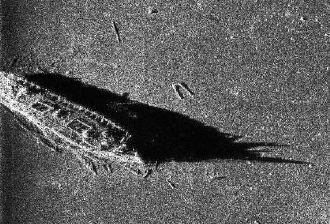
%> input picture TEST34/sonar_original.jpg, 330 x 224 px
$ octave Overall_Without_Circle.m   (GNU Octave 9; MATLAB toolbox functions it lacks are replaced by stand-ins)
%> lines starting %> are read from the running program, lines starting %| are printed output that depends on the picture; in (x1, y1, x2, y2) boxes, pixels count from 0 and x2, y2 are one past the last pixel; in counts of white or black regions, pixels touching at a corner belong together; the program's own positions count from 1
clc
clear all
tic

%%
%Read the Sonar Original Image
Original_Image = imread('sonar_original.jpg'); %Your Local Location of Sonar Image
%> Original_Image is the input picture: size 224x330x3 uint8; min 0, max 255, mean 93.1

%%
%Gray Image ---- From 3 Channels to 1 Channel
Img_gray = rgb2gray(Original_Image);
[m, n] = size(Img_gray);
%> m = 224; n = 330
figure(1)
imshow(Img_gray)
axis normal;
set(gca,'position',[0 0 1 1]);
print('Img_gray', '-dpng',  '-r600')

%%
%Denoise: DCT (Discrete Cosine Transform)
%medfilt2, Lee, Kuan, Frost, wavelets
Img_Denoise = dct2(Img_gray);  %Discrete Cosine Transform : Noise --> High Frequency --> Low Amplitude
I = zeros(m, n);
I(1:m/3, 1:n/3) = 1; %Keep Low Frequency Denoise High Frequency
%> I: size 224x330 double; values 0 (black) and 1 (white), 11% white; 1 white region, box (x1, y1, x2, y2) and area: (0, 0, 110, 74) 8140
Ydct = Img_Denoise .* I;  %Denoise
Img_Denoise = uint8(idct2(Ydct)); %Inverse Discrete Cosine Transform
%> Img_Denoise: size 224x330 uint8
figure(2)
imshow(Img_Denoise)
axis normal;
set(gca,'position',[0 0 1 1]);
print('Img_Denoise', '-dpng',  '-r600')

%%
%Edge Detection: Roberts Operator
%Operators: roberts, sobel, log, canny, prewitt
[Img_Edge, threshOut] = edge(Img_Denoise, 'roberts');  %G[i,j] = |f[i , j] - f[ i+1, j+1]| + |f[i+1, j] - f[i, j+1]|
%> Img_Edge: size 224x330 logical; 2.3% white in thin lines or dots
%> threshOut = 0.0883
figure(3)
imshow(Img_Edge)
axis normal;
set(gca,'position',[0 0 1 1]);
print('Img_Edge', '-dpng',  '-r600')

%%
%Removing Shadow Boundaries
Extend_four = ones(m, n+16);
Extend_four_2 = ones(m, n+16);
for i = 1:m
    for j = 1:7
        Extend_four(i, j) = 150;
        Extend_four_2(i,j) = 150;
    end
end
%> Extend_four: size 224x346 double; values 1 (black) and 150 (white), 2% white; 1 white region, box (x1, y1, x2, y2) and area: (0, 0, 7, 224) 1568
for i = 1:m
    for j = n+8:n+16
        Extend_four(i, j) = 150;
        Extend_four_2(i, j) = 150;
    end
end
%> Extend_four: size 224x346 double; values 1 (black) and 150 (white), 4.6% white; 2 white regions, box (x1, y1, x2, y2) and area: (337, 0, 346, 224) 2016, (0, 0, 7, 224) 1568
for i = 1:m
    for j = 1:n
        Extend_four(i, j+7) = Img_Denoise(i, j);
        Extend_four_2(i, j+7) = Img_Edge(i, j);
    end
end
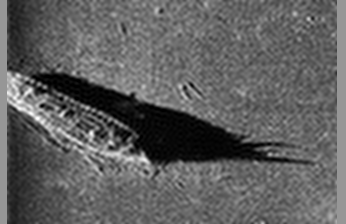
%> Extend_four: size 224x346 double; min 0, max 255, mean 95.7
jiegou = Extend_four_2;
jie2gou = Extend_four_2;
for i = 1:m
    for j = 8:n+8
        if Extend_four_2(i, j) == 1
         jiegou(i,j)=floor((Extend_four(i,j-7)+Extend_four(i,j-6)+Extend_four(i,j-5)+...
             Extend_four(i,j-4)+Extend_four(i,j-3)+Extend_four(i,j-2)+Extend_four(i,j-1))/9);
         jie2gou(i,j)=floor((Extend_four(i,j+7)+Extend_four(i,j+6)+Extend_four(i,j+5)+...
             Extend_four(i,j+4)+Extend_four(i,j+3)+Extend_four(i,j+2)+Extend_four(i,j+1))/7);
        end
    end
end
%> jie2gou: size 224x346 double; min 0, max 230, mean 9.2
%> jiegou: size 224x346 double; min 0, max 172, mean 8.7
jiegou = uint8(jiegou);
%> jiegou: size 224x346 uint8
jie2gou = uint8(jie2gou);
%> jie2gou: size 224x346 uint8
jiegou1 = jiegou;
for i = 1:m
    for j = 1:n+8
        if jiegou(i, j) <= 80 && jie2gou(i, j) > 50 && jie2gou(i, j) < 150
            jiegou1(i, j) = 0;
        end
    end
end
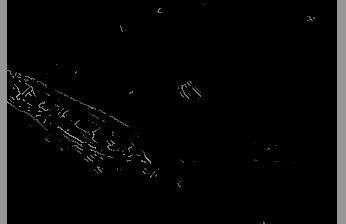
%> jiegou1: size 224x346 uint8; min 0, max 172, mean 8.3

Removing_Shadow_Boundaries = jiegou1(: ,8:n+7);
t = graythresh(Removing_Shadow_Boundaries);
%> t = 0.202
Removing_Shadow_Boundaries = im2bw(Removing_Shadow_Boundaries, t);
%> Removing_Shadow_Boundaries: size 224x330 logical; 1.4% white in thin lines or dots
figure(4)
imshow(Removing_Shadow_Boundaries)
axis normal;
set(gca,'position',[0 0 1 1]);
print('Removing_Shadow_Boundaries', '-dpng',  '-r600')

%%
% Localization Ship
% Find Line Location
[m, n]=size(Removing_Shadow_Boundaries);
A_line = [];

% Statistc the Number of White Pixels for m-line and Save to A[]
for i = 1:m
    for j = 1:n
        num_white = sum(Removing_Shadow_Boundaries(i, :));
        A_line(i) = num_white;
    end
end
%> after the loop, A_line = 224 values, max 21 at index 96, min 0 at index 1, mean 4.5

% Calculate the Possibility of the White Pixels Occupancy in Each Line Using A_line = A_line./sum(A_line);
A_line = A_line./sum(A_line);
%> A_line = 224 values, max 0.0208 at index 96, min 0 at index 1, mean 0.00446
x_axis_line = 1:1:m;
%> x_axis_line = 224 values from 1 to 224
y_axis_line = A_line;
%> y_axis_line has the same summary as A_line

% medfilt1 the Histogram
B = medfilt1(A_line,10);
%> B = 224 values, max 0.0129 at index 146, min 0 at index 1, mean 0.00424
B = medfilt1(B,10);
%> B = 224 values, max 0.0119 at index 91, min 0 at index 1, mean 0.00419
y_axis2_line = B;
%> y_axis2_line has the same summary as B

Hzy1_line = zeros(1, m+4);
Hzy1_line(3:m+2) = y_axis2_line;
hzyx_line(1:m+4) = 1:1:m+4;

Hzy2_line = Hzy1_line;
%> Hzy2_line = 228 values, max 0.0119 at index 93, min 0 at index 1, mean 0.00411
Maximum_line = 0;

% Find the Maximum Value tt of Line Histogram
for i = 3:m+2
    Hzy2_line(i) = (Hzy1_line(i-2) + Hzy1_line(i-1) + Hzy1_line(i) + Hzy1_line(i+1) + Hzy1_line(i+2)) / 5;
    if Hzy2_line(i) > Maximum_line
        Maximum_line = Hzy2_line(i);
        Maximum_line_index = i;
    end
end
%> this loop made 224 passes
%> Maximum_line on passes 6 to 17: 4.96e-05, 0.000149, 0.000248, 0.000396, 0.000595, 0.000793, 0.00104, 0.00129, 0.00149, 0.00164, 0.00178, 0.00183
%> after the loop, Hzy2_line = 228 values, max 0.0119 at index 95, min 0 at index 1, mean 0.00411; Maximum_line = 0.0119; Maximum_line_index = 95

tt2_line = 10;
tt3_line = 10;

for i = 3:m+2
    if Hzy2_line(i)<=tt2_line  &&  i<Maximum_line_index
        tt2_line = Hzy2_line(i);
        Line_Threshold1 = i;
    end

    if Hzy2_line(i)<tt3_line  &&  i>Maximum_line_index
        tt3_line = Hzy2_line(i);
        Line_Threshold2 = i;
    end
end
%> after the loop, Line_Threshold1 = 69; Line_Threshold2 = 194; tt3_line = 0


%  Find Column Location
A_column = [];

% Calculate the Possibility of the White Pixels Occupancy in Each Column Using A_column = A_column./sum(A_column);
for i = 1:n
    for j = 1:m
        num_white = sum(Removing_Shadow_Boundaries(:, i));
    end
        A_column(i) = num_white;
end
%> after the loop, A_column = 330 values, max 17 at index 86, min 0 at index 45, mean 3.06
A_column = A_column ./ sum(A_column);
%> A_column = 330 values, max 0.0168 at index 86, min 0 at index 45, mean 0.00303

B = medfilt1(A_column,10);
%> B = 330 values, max 0.0104 at index 71, min 0 at index 157, mean 0.00291
B = medfilt1(B,10);
%> B = 330 values, max 0.00991 at index 86, min 0 at index 158, mean 0.00289
B = medfilt1(B,10);
%> B = 330 values, max 0.00979 at index 86, min 0 at index 159, mean 0.00288
B = medfilt1(B,10);
%> B = 330 values, max 0.00972 at index 87, min 0 at index 160, mean 0.00288
y_axis2_coulmn = B;
%> y_axis2_coulmn has the same summary as B

Hzy1_column = zeros(1,n+4);
Hzy1_column(3:n+2) = y_axis2_coulmn;
hzyx_column(1:n+4) = 1:1:n+4;

Hzy2_column = Hzy1_column;
%> Hzy2_column = 334 values, max 0.00972 at index 89, min 0 at index 1, mean 0.00285
Maximum_column = 0;

for i = 3:n+2
    Hzy2_column(i) = (Hzy1_column(i-2)+Hzy1_column(i-1)+Hzy1_column(i)+Hzy1_column(i+1)+Hzy1_column(i+2))/5;
    if Hzy2_column(i) > Maximum_column
        Maximum_column = Hzy2_column(i);
        tt1_column = i;
    end
end
%> this loop made 330 passes
%> Maximum_column on passes 1 to 12: 0.000644, 0.00126, 0.00199, 0.00274, 0.00336, 0.00379, 0.0041, 0.00436, 0.00463, 0.00496, 0.00528, 0.00554
%> after the loop, Hzy2_column = 334 values, max 0.00972 at index 91, min 0 at index 1, mean 0.00285; Maximum_column = 0.00972; tt1_column = 91

tt2_column = 10;
tt3_column = 10;
for i=3:n+2
    if Hzy2_column(i) <= tt2_column  && i<tt1_column
        tt2_column = Hzy2_column(i);
        Column_Line_Threshold1 = i;
    end
    if Hzy2_column(i)<tt3_column  &&  i>tt1_column
        tt3_column = Hzy2_column(i);
        Column_Line_Threshold2 = i;
    end
end
%> this loop made 330 passes
%> after the loop, Column_Line_Threshold2 = 164; tt3_column = 0

%Localization Ship
Locate_Ship = Removing_Shadow_Boundaries(Line_Threshold1:Line_Threshold2, Column_Line_Threshold1:Column_Line_Threshold2);
%> Locate_Ship: size 126x162 logical; 4.2% white in thin lines or dots, all inside (x1, y1, x2, y2) = (0, 2, 150, 110)
figure(5)
imshow(Locate_Ship)
axis normal;
set(gca,'position',[0 0 1 1]);
print('Locate_Ship', '-dpng',  '-r600')

%%
%Removing the Margin of Ship
[m1, n1] = size(Locate_Ship);
%> m1 = 126; n1 = 162
white_pixel = 1;
first_location = [];
last_location = [];
Locate_Ship_new = uint8(Locate_Ship);

%Find the first and Last White Pixel and Save the Index
for i = 1:m1
    for j = 1:n1
        if Locate_Ship(i, j) == 0
            random_pixel = randi(224)+1;
            Locate_Ship_new(i, j) = random_pixel;
        end
        pixel_line = uint8(Locate_Ship_new(i, :));
        [white_pixel ,index_first] = unique (pixel_line);  %Find the First White Pixel Using unique()
        [white_pixel, index_last]  = unique (pixel_line, 'legacy'); %Find the Last White Pixel using unique( ***,'legacy' )
        first_location(i) = index_first(1);
        last_location(i)  = index_last(1);
    end
end
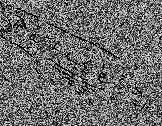
%> Locate_Ship_new: size 126x162 uint8; min 1, max 225, mean 108.6
%> after the loop, first_location = 126 values, max 146 at index 115, min 1 at index 3, mean 47.21; last_location = 126 values, max 160 at index 124, min 1 at index 3, mean 94.13; random_pixel = 120

first_coordinate = [];
last_coordinate = [];
line = 1:1:m1;
%> line = 126 values from 1 to 126
first_coordinate = [line', first_location'];  %Save the First Index
%> first_coordinate = 126 rows, first 12: [1 21; 2 40; 3 1; 4 1; 5 2; 6 2; 7 3; 8 7; 9 4; 10 5; 11 22; 12 16]
last_coordinate  = [line',  last_location'];  %Save the Last Index
%> last_coordinate = 126 rows, first 12: [1 94; 2 40; 3 1; 4 68; 5 68; 6 67; 7 12; 8 12; 9 20; 10 21; 11 25; 12 26]

%Margin of Ship
Locate_Ship_recreate = Locate_Ship;
for i = 1:m1
    for j = 1:n1
        if Locate_Ship_recreate(i, j) ~= 0
            Locate_Ship_recreate(i, j) = 0;
        end
        Locate_Ship_recreate(first_coordinate(i, 1), first_coordinate(i, 2)) = 1;  %Highlight the First Side (Left) White Margin
        Locate_Ship_recreate(last_coordinate(i, 1),  last_coordinate(i, 2)) = 1;  %Highlight the Last Side (Right) White Margin
    end
end
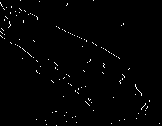
%> Locate_Ship_recreate: size 126x162 logical; 1.2% white in thin lines or dots

%Removing Margin of Ship ------> Change the Cycle 8 pixels into Black (0)
Dilate_New_Img = Locate_Ship;
for i = 1:m1-1
    Dilate_New_Img(first_coordinate(i, 1), first_coordinate(i, 2)) = 0;
    Dilate_New_Img(first_coordinate(i, 1)+1, first_coordinate(i, 2)) = 0;
    Dilate_New_Img(first_coordinate(i, 1), first_coordinate(i, 2)+1) = 0;
    Dilate_New_Img(first_coordinate(i, 1)+1, first_coordinate(i, 2)+1) = 0;

    Dilate_New_Img(last_coordinate(i, 1),  last_coordinate(i, 2))  = 0;
    Dilate_New_Img(last_coordinate(i, 1)+1,  last_coordinate(i, 2))  = 0;
    Dilate_New_Img(last_coordinate(i, 1),  last_coordinate(i, 2)+1)  = 0;
    Dilate_New_Img(last_coordinate(i, 1)+1,  last_coordinate(i, 2)+1)  = 0;

    if i > 1
        Dilate_New_Img(first_coordinate(i, 1)-1, first_coordinate(i, 2)) = 0;
        Dilate_New_Img(last_coordinate(i, 1)-1,  last_coordinate(i, 2))  = 0;

        if first_coordinate(i, 2) > 1
            Dilate_New_Img(first_coordinate(i, 1), first_coordinate(i, 2)-1) = 0;
            Dilate_New_Img(first_coordinate(i, 1)-1, first_coordinate(i, 2)-1) = 0;
        end

        if last_coordinate(i, 2) > 1
            Dilate_New_Img(last_coordinate(i, 1),  last_coordinate(i, 2)-1)  = 0;
            Dilate_New_Img(last_coordinate(i, 1)-1,  last_coordinate(i, 2)-1)  = 0;
        end
    end
end
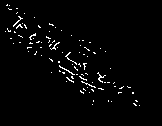
%> Dilate_New_Img: size 126x162 logical; 2.2% white in thin lines or dots, all inside (x1, y1, x2, y2) = (5, 4, 140, 106)
figure(6)
imshow(Dilate_New_Img)
axis normal;
set(gca,'position',[0 0 1 1]);
print('Dilate_New_Img', '-dpng',  '-r600')

%%
%Dilate "Removing Boundaries" Image ------>Morphology
tool = strel('disk',4);
Img_Dilate = imdilate(Locate_Ship, tool);
%> Img_Dilate: size 126x162 logical; 29.5% white; 5 white regions, box (x1, y1, x2, y2) and area: (0, 0, 153, 113) 5793, (117, 20, 127, 29) 66, (105, 97, 115, 105) 63, (63, 0, 71, 9) 54, (125, 65, 133, 73) 46
figure(7)
imshow(Img_Dilate)
axis normal;
set(gca,'position',[0 0 1 1]);
print('Img_Dilate', '-dpng',  '-r600')

 %%
 %First Critical Condition (Left & Right Edge)
[m2, n2] = size(Img_Dilate);
%> m2 = 126; n2 = 162
white_pixel = 1;
black_pixel = 0;
first_Dalition_location = [];
last_Dalition_location = [];
Img_Dilate_Test = uint8(Img_Dilate);

%Find the first White Pixel of the Dalition Image and Save the Index
for i = 1:m2
    for j = 1:n2
        if Img_Dilate(i, j) == 0
            random_pixel = randi(224)+1;
            Img_Dilate_Test(i, j) = random_pixel;
        end
        pixel_dilation_line = uint8(Img_Dilate_Test(i, :));

        [white_pixel ,index_dalition_first] = unique (pixel_dilation_line);  %Find the First White Pixel Using unique()
        [black_pixel ,index_dalition_last] = unique (pixel_dilation_line, 'legacy');  %Find the Last White Pixel Using unique(***, 'legacy')

        first_Dalition_location(i) = index_dalition_first(1);
        last_Dalition_location(i) = index_dalition_last(1);
    end
end
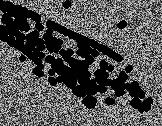
%> Img_Dilate_Test: size 126x162 uint8; min 1, max 225, mean 80.4
%> after the loop, first_Dalition_location = 126 values, max 141 at index 113, min 1 at index 1, mean 36.46; last_Dalition_location = 126 values, max 153 at index 100, min 3 at index 122, mean 108.3; random_pixel = 99

first_dalition_coordinate = [];
last_dalition_coordinate = [];
line_dalition = 1:1:m2;
%> line_dalition = 126 values from 1 to 126
first_dalition_coordinate = [line_dalition', first_Dalition_location'];  %Save the First Index & Coordinate
%> first_dalition_coordinate = 126 rows, first 12: [1 1; 2 1; 3 1; 4 1; 5 1; 6 1; 7 1; 8 1; 9 1; 10 1; 11 2; 12 3]
last_dalition_coordinate = [line_dalition', last_Dalition_location'];
%> last_dalition_coordinate = 126 rows, first 12: [1 69; 2 70; 3 71; 4 71; 5 71; 6 71; 7 70; 8 69; 9 68; 10 28; 11 32; 12 34]

for i = 1:m2
    if first_dalition_coordinate(i, 2) <= first_coordinate(i, 2)
        Img_Dilate(i, 1:first_coordinate(i, 2)) = 0;
        Img_Dilate(i, 1:first_coordinate(i, 2)+5) = 0;
        Img_Dilate(i+1, 1:first_coordinate(i, 2)+5) = 0;
        if i > 1
            Img_Dilate(i-1, 1:first_coordinate(i, 2)+5) = 0;
        end
    end

    if last_dalition_coordinate(i, 2) >= last_coordinate(i, 2)
        Img_Dilate(i, last_coordinate(i, 2):last_dalition_coordinate(i, 2)) = 0;
    end
end
%> Img_Dilate: size 127x162 logical; 15.1% white; 16 white regions (11 under 20 px), largest, box (x1, y1, x2, y2) and area: (8, 16, 140, 93) 2886, (97, 63, 114, 70) 48, (130, 103, 145, 105) 30, (7, 3, 21, 6) 26, (105, 100, 115, 102) 20

%Second Critical Condition (Left Edge)
Left_Edge = zeros(m, n);
for i = 1:m
    for j = 1:n
        if Img_Denoise(i, j) > 200
            Left_Edge(i, j) = 1;
        end
    end
end
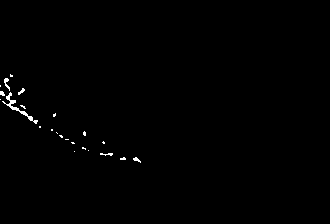
%> Left_Edge: size 224x330 double; values 0 (black) and 1 (white), 0.51% white in thin lines or dots, all inside (x1, y1, x2, y2) = (0, 74, 141, 163)

[m, n] = size(Left_Edge);
white_pixel = 1;
final_first_white_location = [];
Left_Edge_New = uint8(Left_Edge);

%Find the first White Pixel of the Dalition Image and Save the Index
%> (the run ends here)
